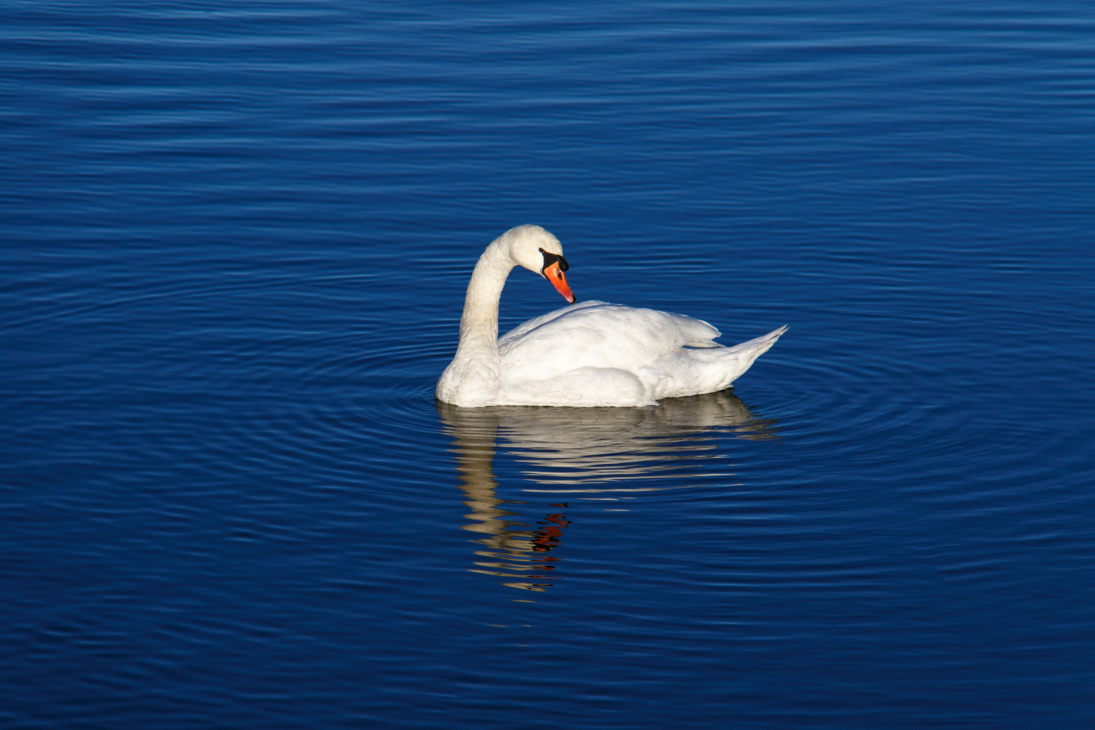
#> input picture Thresholding and Masking/swan.jpg, 5472 x 3648 px (shown at 1/5 size)
$ python thresholding.py
#> lines starting #> are read from the running program, lines starting #| are printed output that depends on the picture; after the words box and inside, x2 and y2 are one past the last pixel; in counts of white or black regions, pixels touching at a corner belong together
import cv2
import numpy as np
import matplotlib.pyplot as plt


img = cv2.imread('swan.jpg')
#> img is the input picture: shape (3648, 5472, 3); mean B, G, R 110.2, 64.3, 23.8
gray_img = cv2.cvtColor(img,cv2.COLOR_BGR2GRAY)
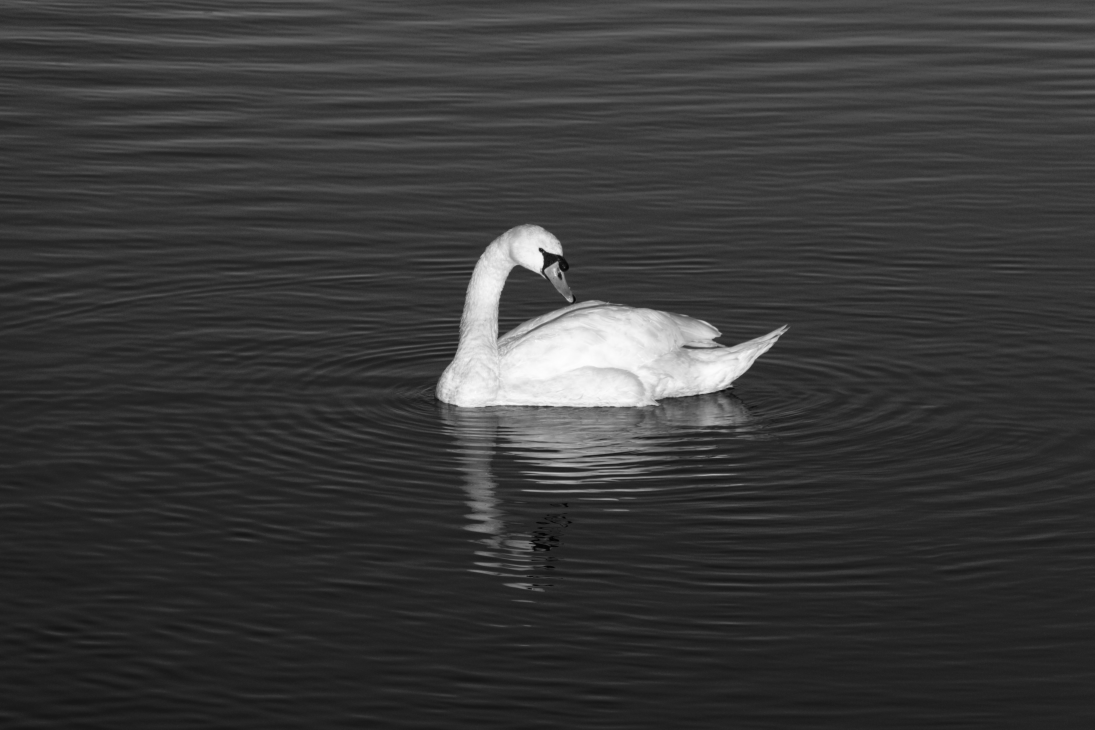
#> gray_img: shape (3648, 5472) (shown at 1/5 size); min 0, max 255, mean 57.4

#binary thresholding
ret0, threshold = cv2.threshold(gray_img,127,255,cv2.THRESH_BINARY)
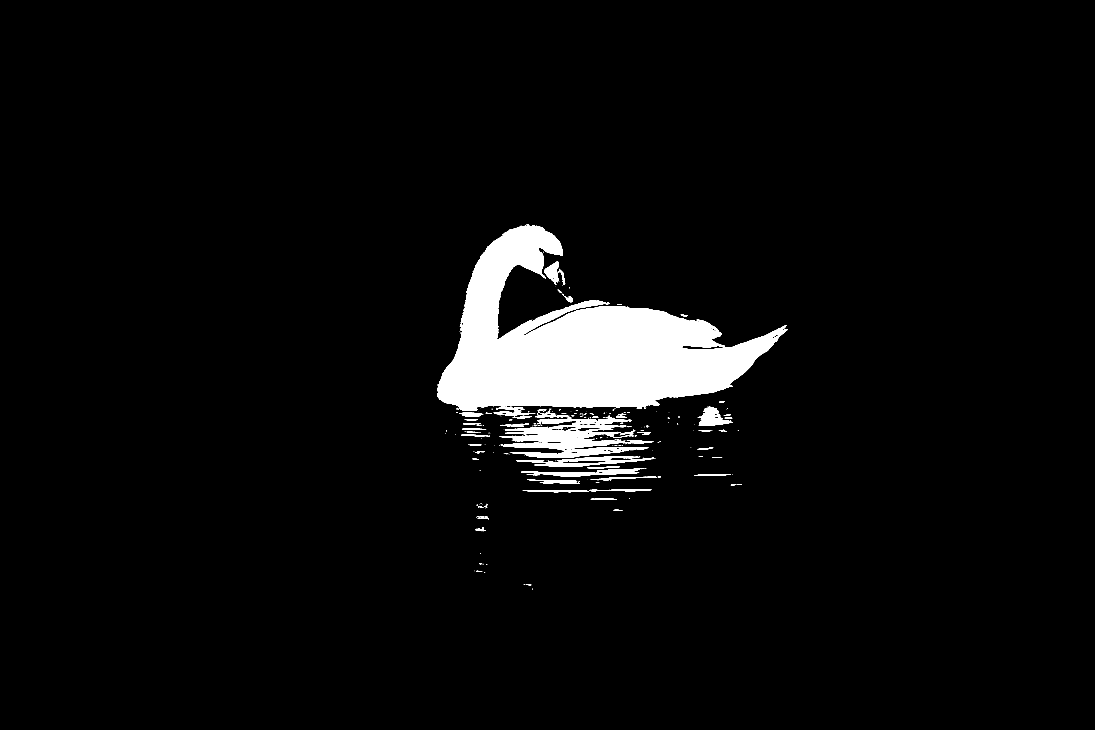
#> threshold: shape (3648, 5472) (shown at 1/5 size); 4.3% white; 343 white regions (235 under 20 px), largest, box (x1, y1, x2, y2) and area: (2186, 1121, 3938, 2054) 736934, (2498, 2084, 3160, 2245) 47241, (2553, 2235, 3242, 2289) 14141

#binary inverse thresholding
ret1, inverse_threshold = cv2.threshold(gray_img,127,255,cv2.THRESH_BINARY_INV)
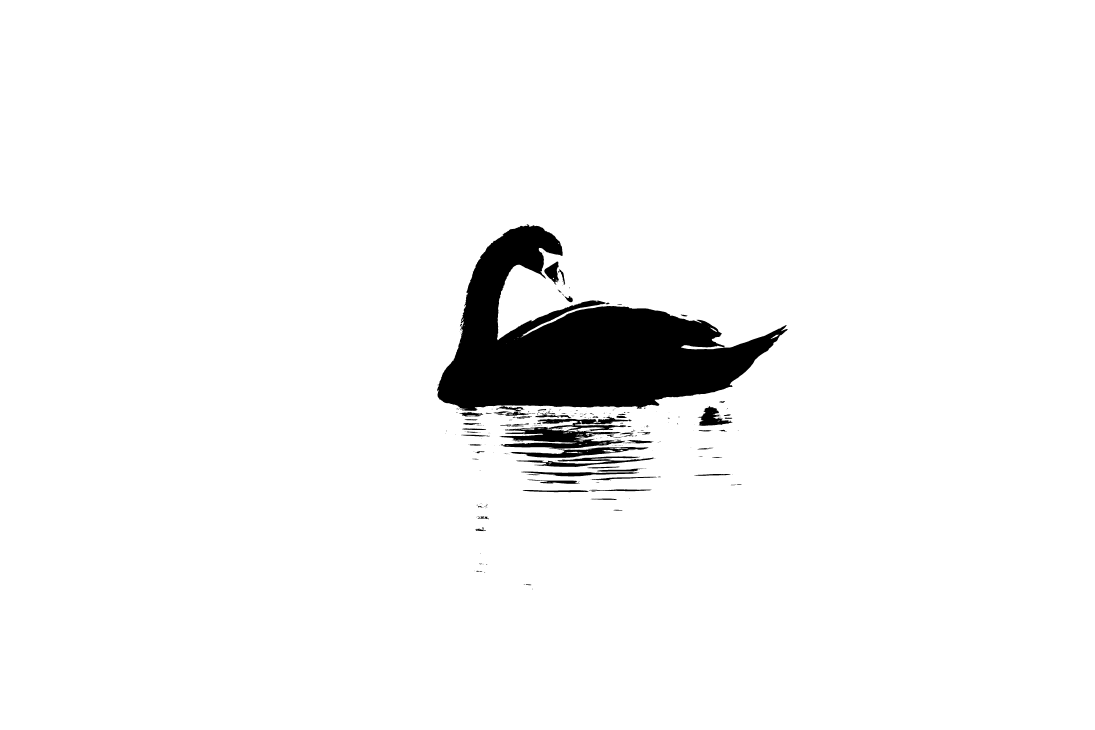
#> inverse_threshold: shape (3648, 5472) (shown at 1/5 size); 95.7% white; 343 black regions (235 under 20 px), largest, box (x1, y1, x2, y2) and area: (2186, 1121, 3938, 2054) 736934, (2498, 2084, 3160, 2245) 47241, (2553, 2235, 3242, 2289) 14141

#adpative thresholding
adaptive_threshold = cv2.adaptiveThreshold(gray_img,255,cv2.ADAPTIVE_THRESH_GAUSSIAN_C,cv2.THRESH_BINARY,129,5)
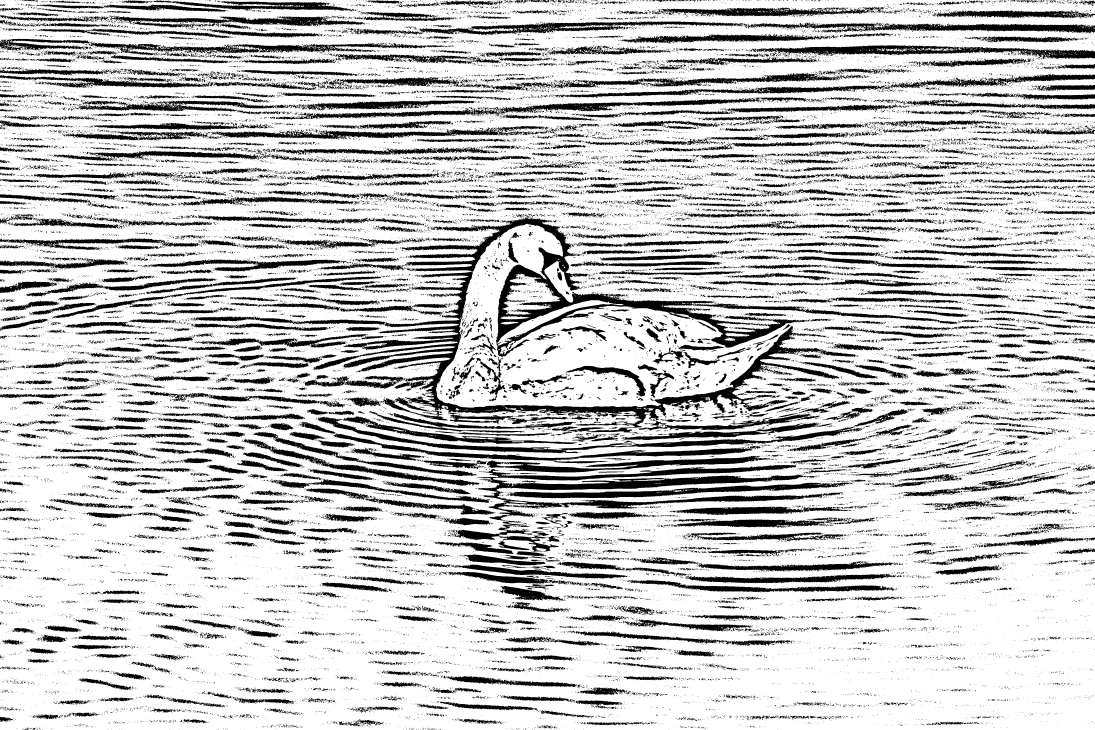
#> adaptive_threshold: shape (3648, 5472) (shown at 1/5 size); 78% white; 58890 black regions (51735 under 20 px), largest, box (x1, y1, x2, y2) and area: (1567, 1069, 4786, 2168) 366302, (2390, 2324, 4112, 2604) 119224, (1588, 2083, 4312, 2266) 50880

#otsu binarization
ret2,otsu = cv2.threshold(gray_img,0,255,cv2.THRESH_OTSU)
#> otsu: shape (3648, 5472); 4.3% white; 351 white regions (239 under 20 px), largest, box (x1, y1, x2, y2) and area: (2186, 1121, 3938, 2054) 736147, (2498, 2084, 3141, 2245) 45213, (2554, 2235, 3242, 2289) 13744
#> ret2 = 128

cv2.namedWindow('Image',cv2.WINDOW_NORMAL)
cv2.resizeWindow('Image', 2048,1024)
all_image = np.hstack((gray_img,threshold,inverse_threshold,adaptive_threshold,otsu))
cv2.imshow('Image',all_image)
cv2.waitKey(0)
cv2.destroyAllWindows()
